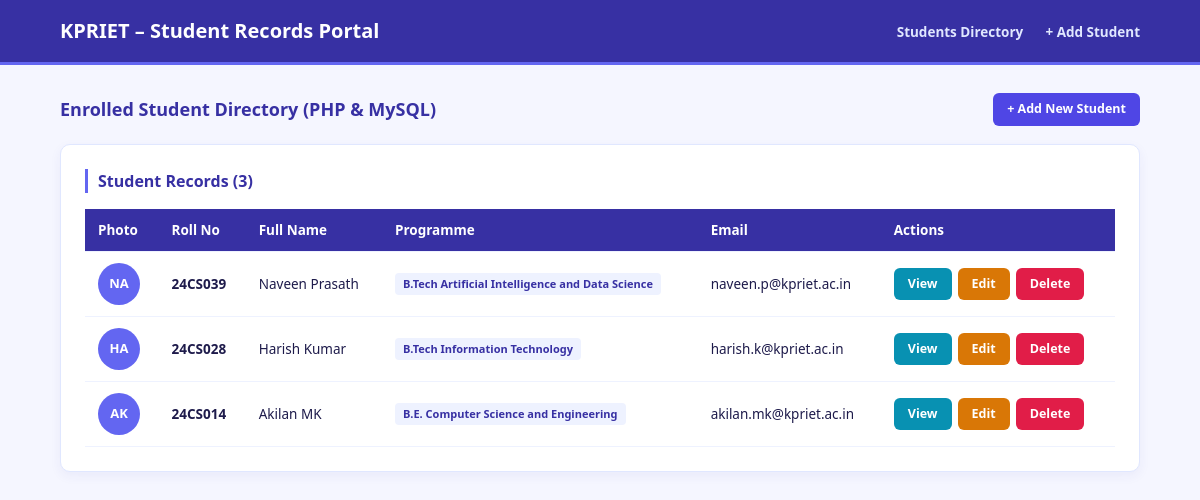
The page / on the database its author committed.
### tables this page shows
CREATE TABLE IF NOT EXISTS students (
  id INT AUTO_INCREMENT PRIMARY KEY,
  name VARCHAR(100) NOT NULL,
  roll_no VARCHAR(30) NOT NULL UNIQUE,
  email VARCHAR(100) NOT NULL UNIQUE,
  course VARCHAR(100) NOT NULL,
  created_at TIMESTAMP DEFAULT CURRENT_TIMESTAMP
);

### index.php (the view, shortened to what this page needs)
<?php
require_once 'db.php';
$sql = "SELECT s.*, d.file_path AS photo_url
        FROM students s
        LEFT JOIN student_documents d
               ON d.student_id = s.id AND d.doc_category = 'profile_image'
        ORDER BY s.id DESC";
$rows = $conn->query($sql)->fetchAll();
?>
<!DOCTYPE html>
<html lang="en">
<head>
  <link rel="stylesheet" href="style.css">
</head>
<body>
  <header class="top-bar">
    <h1>KPRIET &ndash; Student Records Portal</h1>
    <nav class="menu">
      <a href="index.php">Students Directory</a>
      <a href="add_student.php">+ Add Student</a>
    </nav>
  </header>
  <main class="container">
    <div class="title-row">
      <h2>Enrolled Student Directory (PHP &amp; MySQL)</h2>
      <a href="add_student.php" class="btn btn-primary">+ Add New Student</a>
    </div>
    <div class="panel">
      <h3>Student Records (<?= count($rows) ?>)</h3>
      <?php if (empty($rows)): ?>
        <p>No student records found.</p>
      <?php else: ?>
      <table>
        <thead>
          <tr><th>Photo</th><th>Roll No</th><th>Full Name</th><th>Programme</th><th>Email</th><th>Actions</th></tr>
        </thead>
        <tbody>
        <?php foreach ($rows as $r): ?>
          <tr>
            <td>
              <?php if (!empty($r['photo_url']) && file_exists($r['photo_url'])): ?>
                <img src="<?= htmlspecialchars($r['photo_url']) ?>" alt="Photo" class="thumb">
              <?php else: ?>
                <div class="thumb-letter"><?= strtoupper(substr($r['name'], 0, 2)) ?></div>
              <?php endif; ?>
            </td>
            <td><strong><?= htmlspecialchars($r['roll_no']) ?></strong></td>
            <td><?= htmlspecialchars($r['name']) ?></td>
            <td><span class="chip"><?= htmlspecialchars($r['course']) ?></span></td>
            <td><?= htmlspecialchars($r['email']) ?></td>
            <td>
              <div class="actions">
                <a href="view_student.php?id=<?= (int)$r['id'] ?>" class="btn btn-view">View</a>
                <a href="edit_student.php?id=<?= (int)$r['id'] ?>" class="btn btn-edit">Edit</a>
                <a href="delete_student.php?id=<?= (int)$r['id'] ?>" class="btn btn-delete"
                   onclick="return confirm('Remove <?= htmlspecialchars($r['name'], ENT_QUOTES) ?> and all uploaded files?');">Delete</a>
              </div>
            </td>
          </tr>
        <?php endforeach; ?>
        </tbody>
      </table>
      <?php endif; ?>
    </div>
  </main>
</body>
</html>

### style.css (style rules this page uses)
* { box-sizing: border-box; margin: 0; padding: 0; }
body { font-family: "Segoe UI", Arial, sans-serif; background: #f5f6ff; color: #1e1b4b; line-height: 1.5; }
.top-bar { background: #3730a3; color: #fff; padding: 16px 5%; display: flex; justify-content: space-between; align-items: center; border-bottom: 3px solid #6366f1; }
.top-bar h1 { font-size: 20px; }
.menu a { color: #e0e7ff; text-decoration: none; font-weight: 600; margin-left: 18px; font-size: 13.5px; }
.container { width: 94%; max-width: 1080px; margin: 28px auto; }
.title-row { display: flex; justify-content: space-between; align-items: center; flex-wrap: wrap; gap: 12px; margin-bottom: 18px; }
.title-row h2 { color: #3730a3; font-size: 18px; }
.panel { background: #fff; border-radius: 10px; padding: 24px; border: 1px solid #e0e7ff; box-shadow: 0 4px 12px rgba(55,48,163,.06); margin-bottom: 22px; }
.panel h3 { color: #3730a3; border-left: 3px solid #6366f1; padding-left: 10px; margin-bottom: 16px; font-size: 16px; }
table { width: 100%; border-collapse: collapse; }
th, td { padding: 11px 13px; text-align: left; border-bottom: 1px solid #eef2ff; font-size: 13.5px; }
th { background: #3730a3; color: #fff; font-weight: 600; }
.thumb, .thumb-letter { width: 42px; height: 42px; border-radius: 50%; object-fit: cover; }
.thumb-letter { background: #6366f1; color: #fff; display: flex; align-items: center; justify-content: center; font-weight: 700; font-size: 13px; }
.btn { display: inline-block; padding: 7px 14px; font-size: 12.5px; font-weight: 600; border-radius: 6px; text-decoration: none; cursor: pointer; border: none; color: #fff; transition: opacity .2s; }
.btn-primary { background: #4f46e5; }
.btn-view { background: #0891b2; }
.btn-edit { background: #d97706; }
.btn-delete { background: #e11d48; }
.actions { display: flex; gap: 6px; }
.chip { display: inline-block; padding: 3px 8px; border-radius: 4px; font-size: 11px; font-weight: 600; background: #eef2ff; color: #3730a3; }

### rows shown on the page
students: name "NA", roll_no "24CS039", name "Naveen Prasath", course "B.Tech Artificial Intelligence and Data Science", email "naveen.p@kpriet.ac.in"
students: name "HA", roll_no "24CS028", name "Harish Kumar", course "B.Tech Information Technology", email "harish.k@kpriet.ac.in"
students: name "AK", roll_no "24CS014", name "Akilan MK", course "B.E. Computer Science and Engineering", email "akilan.mk@kpriet.ac.in"

### other values the page prints
count($rows) "3"
